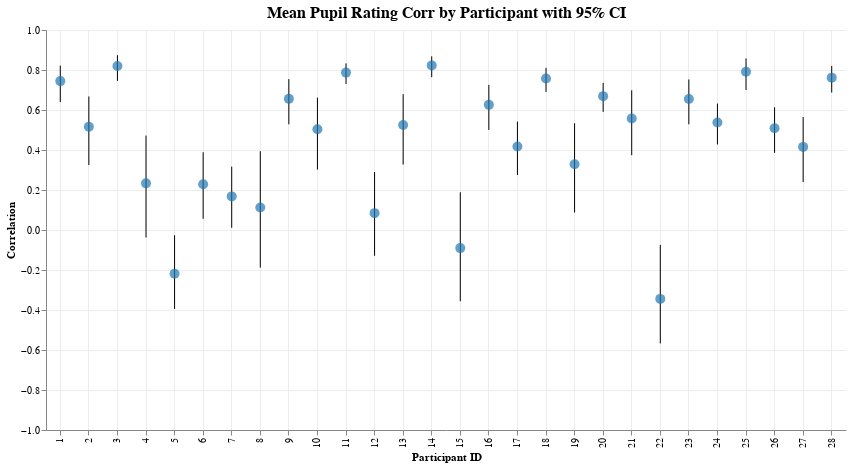

Write notebook code for a chart like this one.
### Code cell
plot_correlations_by_participant(corr_by_participant, f"{col1}_{col2}_corr")

### Figure 1 — Vega-Lite specification as saved in the notebook (floating-point values rounded to 4 significant figures)
{"config": {"view": {"continuousWidth": 300, "continuousHeight": 300, "strokeWidth": 0}, "axis": {"grid": true, "gridColor": "#ededed"}, "title": {"fontSize": 16, "anchor": "middle"}}, "layer": [{"mark": {"type": "rule"}, "encoding": {"x": {"axis": {"title": "Participant ID"}, "field": "participant_id", "type": "ordinal"}, "y": {"axis": {"title": "Correlation"}, "field": "participant_id_pupil_rating_corr_ci_lower", "scale": {"domain": [-1, 1]}, "type": "quantitative"}, "y2": {"field": "participant_id_pupil_rating_corr_ci_upper"}}}, {"mark": {"type": "circle", "color": "#1f77b4", "size": 100}, "encoding": {"tooltip": [{"field": "participant_id", "title": "Participant", "type": "nominal"}, {"field": "participant_id_pupil_rating_corr_mean", "format": ".3f", "title": "Mean Correlation", "type": "quantitative"}, {"field": "participant_id_pupil_rating_corr_ci_lower", "format": ".3f", "title": "CI Lower", "type": "quantitative"}, {"field": "participant_id_pupil_rating_corr_ci_upper", "format": ".3f", "title": "CI Upper", "type": "quantitative"}], "x": {"axis": {"title": "Participant ID"}, "field": "participant_id", "type": "ordinal"}, "y": {"field": "participant_id_pupil_rating_corr_mean", "type": "quantitative"}}}], "data": {"name": "data-c4e2fff17225d33ed259ecabddabc194"}, "height": 400, "title": "Mean Pupil Rating Corr by Participant with 95% CI", "width": 800, "$schema": "https://vega.github.io/schema/vega-lite/v5.20.1.json", "datasets": {"data-c4e2fff17225d33ed259ecabddabc194": [{"participant_id": 1, "participant_id_pupil_rating_corr_mean": 0.7445, "participant_id_pupil_rating_corr_ci_lower": 0.6399, "participant_id_pupil_rating_corr_ci_upper": 0.822}, {"participant_id": 2, "participant_id_pupil_rating_corr_mean": 0.5166, "participant_id_pupil_rating_corr_ci_lower": 0.3246, "participant_id_pupil_rating_corr_ci_upper": 0.6678}, {"participant_id": 3, "participant_id_pupil_rating_corr_mean": 0.8199, "participant_id_pupil_rating_corr_ci_lower": 0.7453, "participant_id_pupil_rating_corr_ci_upper": 0.8741}, {"participant_id": 4, "participant_id_pupil_rating_corr_mean": 0.2332, "participant_id_pupil_rating_corr_ci_lower": -0.03765, "participant_id_pupil_rating_corr_ci_upper": 0.4721}, {"participant_id": 5, "participant_id_pupil_rating_corr_mean": -0.2183, "participant_id_pupil_rating_corr_ci_lower": -0.395, "participant_id_pupil_rating_corr_ci_upper": -0.02598}, {"participant_id": 6, "participant_id_pupil_rating_corr_mean": 0.2289, "participant_id_pupil_rating_corr_ci_lower": 0.05568, "participant_id_pupil_rating_corr_ci_upper": 0.3887}, {"participant_id": 7, "participant_id_pupil_rating_corr_mean": 0.168, "participant_id_pupil_rating_corr_ci_lower": 0.0111, "participant_id_pupil_rating_corr_ci_upper": 0.3169}, {"participant_id": 8, "participant_id_pupil_rating_corr_mean": 0.1126, "participant_id_pupil_rating_corr_ci_lower": -0.1881, "participant_id_pupil_rating_corr_ci_upper": 0.394}, {"participant_id": 9, "participant_id_pupil_rating_corr_mean": 0.6558, "participant_id_pupil_rating_corr_ci_lower": 0.5283, "participant_id_pupil_rating_corr_ci_upper": 0.7544}, {"participant_id": 10, "participant_id_pupil_rating_corr_mean": 0.5035, "participant_id_pupil_rating_corr_ci_lower": 0.3023, "participant_id_pupil_rating_corr_ci_upper": 0.6618}, {"participant_id": 11, "participant_id_pupil_rating_corr_mean": 0.787, "participant_id_pupil_rating_corr_ci_lower": 0.7302, "participant_id_pupil_rating_corr_ci_upper": 0.8331}, {"participant_id": 12, "participant_id_pupil_rating_corr_mean": 0.08428, "participant_id_pupil_rating_corr_ci_lower": -0.1289, "participant_id_pupil_rating_corr_ci_upper": 0.2901}, {"participant_id": 13, "participant_id_pupil_rating_corr_mean": 0.5254, "participant_id_pupil_rating_corr_ci_lower": 0.3274, "participant_id_pupil_rating_corr_ci_upper": 0.6792}, {"participant_id": 14, "participant_id_pupil_rating_corr_mean": 0.8231, "participant_id_pupil_rating_corr_ci_lower": 0.7643, "participant_id_pupil_rating_corr_ci_upper": 0.8684}, {"participant_id": 15, "participant_id_pupil_rating_corr_mean": -0.09062, "participant_id_pupil_rating_corr_ci_lower": -0.3564, "participant_id_pupil_rating_corr_ci_upper": 0.1887}, {"participant_id": 16, "participant_id_pupil_rating_corr_mean": 0.6257, "participant_id_pupil_rating_corr_ci_lower": 0.5001, "participant_id_pupil_rating_corr_ci_upper": 0.7256}, {"participant_id": 17, "participant_id_pupil_rating_corr_mean": 0.4175, "participant_id_pupil_rating_corr_ci_lower": 0.2749, "participant_id_pupil_rating_corr_ci_upper": 0.5422}, {"participant_id": 18, "participant_id_pupil_rating_corr_mean": 0.7571, "participant_id_pupil_rating_corr_ci_lower": 0.6903, "participant_id_pupil_rating_corr_ci_upper": 0.811}, {"participant_id": 19, "participant_id_pupil_rating_corr_mean": 0.3289, "participant_id_pupil_rating_corr_ci_lower": 0.08754, "participant_id_pupil_rating_corr_ci_upper": 0.5338}, {"participant_id": 20, "participant_id_pupil_rating_corr_mean": 0.6693, "participant_id_pupil_rating_corr_ci_lower": 0.5907, "participant_id_pupil_rating_corr_ci_upper": 0.7354}, {"participant_id": 21, "participant_id_pupil_rating_corr_mean": 0.5572, "participant_id_pupil_rating_corr_ci_lower": 0.3739, "participant_id_pupil_rating_corr_ci_upper": 0.6986}, {"participant_id": 22, "participant_id_pupil_rating_corr_mean": -0.3444, "participant_id_pupil_rating_corr_ci_lower": -0.5672, "participant_id_pupil_rating_corr_ci_upper": -0.07462}, {"participant_id": 23, "participant_id_pupil_rating_corr_mean": 0.6547, "participant_id_pupil_rating_corr_ci_lower": 0.5283, "participant_id_pupil_rating_corr_ci_upper": 0.7528}, {"participant_id": 24, "participant_id_pupil_rating_corr_mean": 0.5379, "participant_id_pupil_rating_corr_ci_lower": 0.4279, "participant_id_pupil_rating_corr_ci_upper": 0.6322}, {"participant_id": 25, "participant_id_pupil_rating_corr_mean": 0.7917, "participant_id_pupil_rating_corr_ci_lower": 0.7, "participant_id_pupil_rating_corr_ci_upper": 0.8577}, {"participant_id": 26, "participant_id_pupil_rating_corr_mean": 0.5086, "participant_id_pupil_rating_corr_ci_lower": 0.3856, "participant_id_pupil_rating_corr_ci_upper": 0.6138}, {"participant_id": 27, "participant_id_pupil_rating_corr_mean": 0.4155, "participant_id_pupil_rating_corr_ci_lower": 0.2398, "participant_id_pupil_rating_corr_ci_upper": 0.5648}, {"participant_id": 28, "participant_id_pupil_rating_corr_mean": 0.7618, "participant_id_pupil_rating_corr_ci_lower": 0.6876, "participant_id_pupil_rating_corr_ci_upper": 0.8203}]}}
